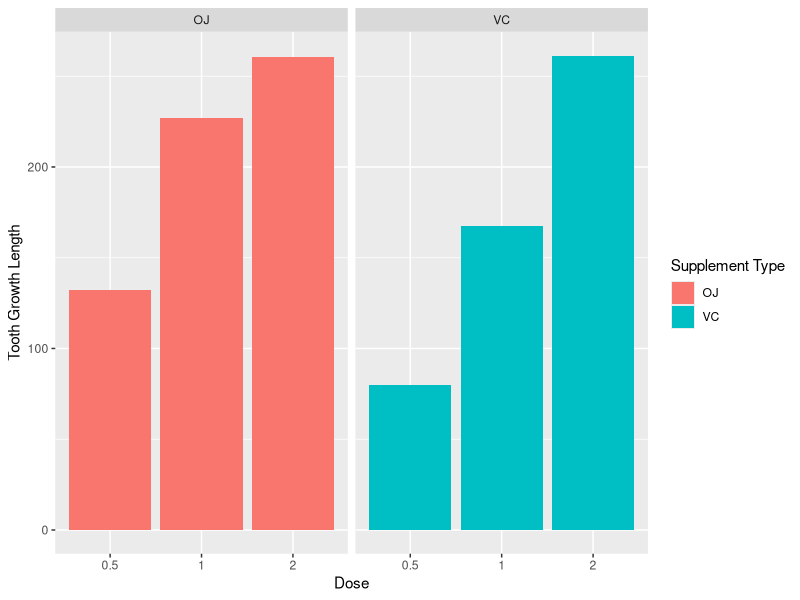
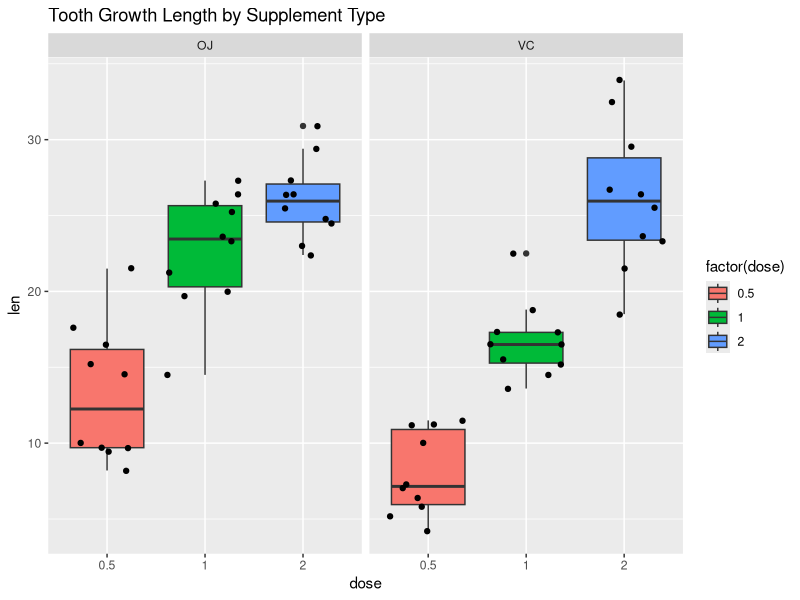

Write R code to recreate these figures, in order.
#' ---
#' title: "Statistical Inference Project 2"
#' author: "Dennis Oriaifo"
#' date: "June 25th, 2017"
#' ---

rm(list=ls())
cat('\014')
library(knitr)
library(ggplot2)
library(datasets)

data(ToothGrowth)
ToothGrowth$dose = as.factor(ToothGrowth$dose)

summary(ToothGrowth)

supVC = ToothGrowth[1:30,]
supOJ = ToothGrowth[31:60,]

VCvsOJ = supOJ$len - supVC$len
bothSups = data.frame(VCvsOJ, as.numeric(as.character(supOJ$dose)))
names(bothSups) = c("VCvsOJ", "Dose")
bothSups

# Using T tests to compare Supplements and dosage efficacy

# Dose of 0.5
Dose05 = subset(bothSups, Dose == 0.5)
t.test(Dose05)

# CI is  0.7483243 5.0016757 and  p-value = 0.01071
# OJ and VC are different and OJ is more effective

# Dose of 1.0
Dose10 = subset(bothSups, Dose == 1.0)
t.test(Dose10)

# CI is 1.318017 5.611983 and p-value = 0.003158
# OJ and VC are different and OJ is more effective

# Dose of 2.0
Dose20 = subset(bothSups, Dose == 2.0)
t.test(Dose20)

#CI is -1.01732  2.93732 and p-value = 0.3223
# OJ and VC are have very similar efficacy

# Visual comparison of the above t test

ggplot(data=ToothGrowth, aes(x=as.factor(dose), y=len, fill=supp)) + geom_bar(stat="identity") + 
  facet_grid(. ~ supp) + xlab("Dose") + ylab("Tooth Growth Length") + 
  guides(fill=guide_legend(title="Supplement Type"))
#  OJ is more effective at the 0.5 and 1 dose level

# Box plots for OJ and VC
ggplot(ToothGrowth, aes(x=dose, y=len)) + 
  ggtitle("Tooth Growth Length by Supplement Type") + 
  geom_boxplot(aes(fill=factor(dose))) + geom_jitter() + facet_grid(.~supp)


## CONCLUSION
# We can see from both the t tests and the visualizations that there is a positive
#   relationship between dosage and tooth growth length. i.e as dosage increases so does tooth growth length
# OJ is much more effective at the 0.5 and 1 dosage levels.
